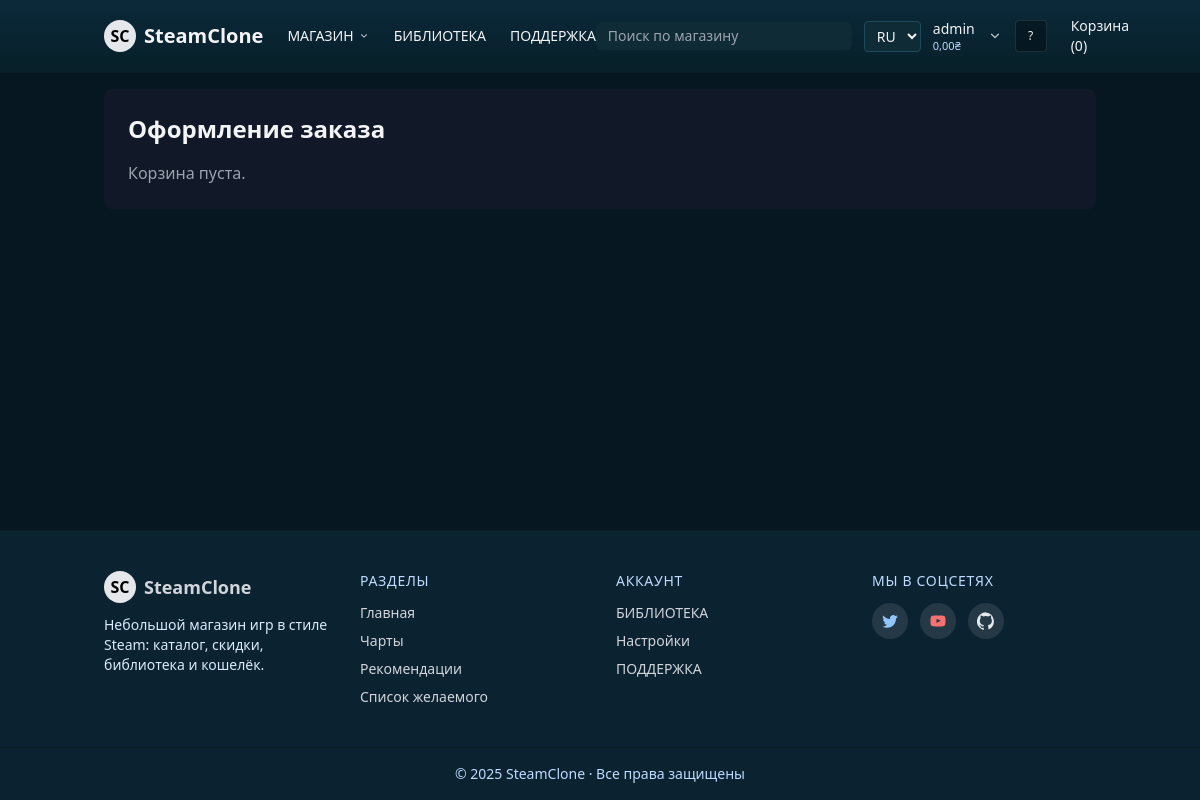
/checkout/ (signed in), run on an earlier commit of the app's database.
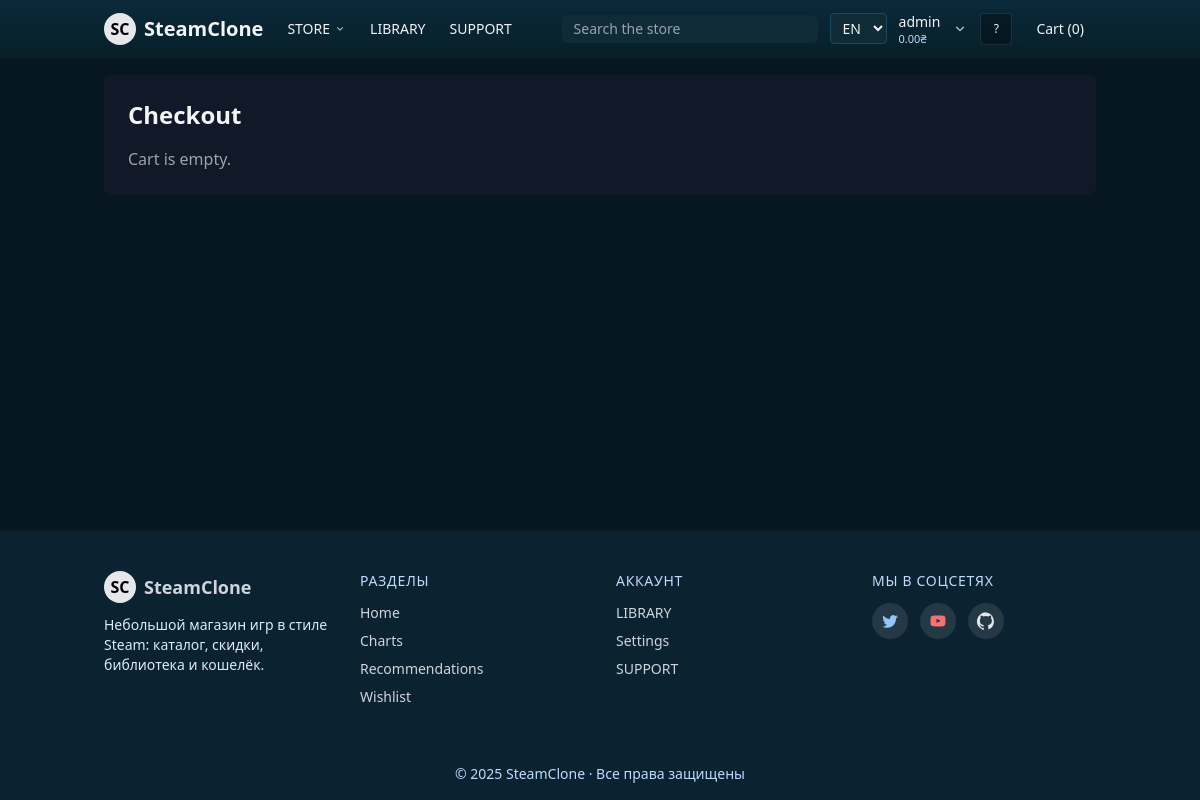
And on a later commit of the database.
### store/models.py (models this page shows, shortened)
class UserProfile(models.Model):
    LANG_CHOICES = [
        ('en', 'English'),
        ('uk', 'Українська'),
        ('ru', 'Русский'),
    ]
    user = models.OneToOneField(settings.AUTH_USER_MODEL, on_delete=models.CASCADE, related_name='profile')
    preferred_language = models.CharField(max_length=5, choices=LANG_CHOICES, default='en')
    preferred_currency = models.CharField(max_length=5, choices=Game.CURRENCY_CHOICES, default='USD')
    PRIVACY_CHOICES = [
        ('public', 'Публичный'),
        ('friends', 'Только друзья'),
        ('private', 'Только владелец'),
    ]
    privacy = models.CharField(max_length=10, choices=PRIVACY_CHOICES, default='public')
    COMMENT_PRIVACY_CHOICES = [
        ('public', 'Комментировать могут все'),
        ('friends', 'Только друзья'),
        ('nobody', 'Никто, кроме меня'),
    ]
    FRIEND_REQUEST_PRIVACY_CHOICES = [
        ('public', 'Все могут отправлять заявки'),
        ('friends', 'Только друзья друзей (упрощённо — как все)'),
        ('nobody', 'Никто'),
    ]
    comment_privacy = models.CharField(max_length=10, choices=COMMENT_PRIVACY_CHOICES, default='public')
    friend_request_privacy = models.CharField(max_length=10, choices=FRIEND_REQUEST_PRIVACY_CHOICES, default='public')
    wishlist = models.ManyToManyField(Game, blank=True, related_name='wishlisted_by')
    total_spent = models.DecimalField(max_digits=10, decimal_places=2, default=Decimal('0.00'))
    balance = models.DecimalField(max_digits=12, decimal_places=2, default=Decimal('0.00'))
    steam_id = models.CharField(max_length=32, blank=True, help_text="SteamID64, если пользователь вошёл через Steam")
    steam_persona = models.CharField(max_length=200, blank=True)
    steam_avatar = models.URLField(blank=True)
    avatar = models.ImageField(upload_to='profiles/avatars/', null=True, blank=True)
    bio = models.TextField(blank=True, help_text="Краткое описание / 'О себе'")
    last_username_change = models.DateTimeField(null=True, blank=True, help_text="Timestamp последней успешной смены имени пользователя")
    theme_color = models.CharField(max_length=20, blank=True, help_text="Цвет акцента профиля (#1b6b80 по умолчанию если пусто)")
    bg_appid = models.IntegerField(null=True, blank=True, help_text="AppID игры для фонового баннера профиля (используется header.jpg)")
    profile_bg = models.ImageField(upload_to='profiles/backgrounds/', null=True, blank=True)
    last_seen = models.DateTimeField(null=True, blank=True)
    notify_profile_comment = models.BooleanField(default=True, help_text="Внутренние уведомления о новых комментариях на моём профиле")
    notify_friend_request = models.BooleanField(default=True, help_text="Уведомления о входящих заявках в друзья")
    notify_friend_accept = models.BooleanField(default=True, help_text="Уведомления, когда мою заявку принимают")
    email_profile_comment = models.BooleanField(default=True, help_text="Присылать email о комментариях (если указан email)")
    email_friend_events = models.BooleanField(default=False, help_text="Email о запросах/подтверждениях дружбы")
    notify_price_drop = models.BooleanField(default=True, help_text="Уведомлять о снижении цены игр из списка желаемого")
    email_price_drop = models.BooleanField(default=False, help_text="Присылать email о снижении цены (если указан email)")
    friend_code = models.CharField(max_length=16, unique=True, blank=True, null=True, help_text="Публичный код для добавления в друзья (вводится на странице 'Мои друзья')")
    @staticmethod
    def generate_friend_code(length: int = 10) -> str:
        import secrets, string
        alphabet = ''.join([c for c in string.ascii_uppercase + string.digits if c not in {'O', '0', 'I', '1'}])
        return ''.join(secrets.choice(alphabet) for _ in range(length))
    def ensure_friend_code(self):
        if self.friend_code:
            return self.friend_code
        attempts = 0
        while attempts < 10:
            code = self.generate_friend_code()
            if not UserProfile.objects.filter(friend_code=code).exists():
                self.friend_code = code
                try:
                    self.save(update_fields=['friend_code'])
                except Exception:
                    attempts += 1
                    continue
                return code
            attempts += 1
    def save(self, *args, **kwargs):
        super().save(*args, **kwargs)
        if not self.friend_code:
            try:
                self.ensure_friend_code()
            except Exception:
                pass

### store/views.py (the view, shortened to what this page needs)
# urls.py: path('checkout/', CheckoutView.as_view(), name='checkout'),
class CheckoutView(LoginRequiredMixin, TemplateView):
    template_name = 'store/checkout.html'
    def get_context_data(self, **kwargs: Any) -> Dict[str, Any]:
        ctx = super().get_context_data(**kwargs)
        items = CartItem.objects.select_related('game').filter(user=self.request.user)
        subtotal = sum([(it.game.price or 0) * (it.quantity or 1) for it in items])
        preferred_currency = getattr(getattr(self.request.user, 'profile', None), 'preferred_currency', 'USD')
        first_item = items.first()
        currency = first_item.game.currency if first_item else preferred_currency
        try:
            converted = convert_amount(subtotal, currency, preferred_currency)
        except Exception:
            converted = subtotal
        ctx.update({
            'items': items,
            'subtotal': subtotal,
            'currency': currency,
            'preferred_currency': preferred_currency,
            'converted_subtotal': converted,
        })
        return ctx

### store/utils/currency.py (called while the page is built, shortened)
def convert_amount(amount: Decimal | float, from_currency: str, to_currency: str) -> Decimal:
    amount_dec = Decimal(str(amount))
    if from_currency == to_currency:
        return amount_dec.quantize(Decimal('0.01'), rounding=ROUND_HALF_UP)

### templates/store/checkout.html
{% extends 'base.html' %}
{% load static store_extras i18n %}
{% block content %}
<div class="grid grid-cols-12 gap-6">
  <div class="col-span-12">
    <div class="bg-gray-900 rounded-lg p-6 mb-6">
  <h1 class="text-2xl font-bold mb-4">{% trans 'Оформление заказа' %}</h1>
      {% if items %}
        <div class="space-y-3">
          {% for it in items %}
          <div class="bg-gray-800 rounded p-3 flex items-center gap-4">
            <div class="w-28 h-16 flex-shrink-0">
              {% with g=it.game %}
                {% with local_path="steam_imports/"|add:g.appid|add:"/header.jpg" %}
                  {% if g.cover_image %}
                    <img src="{{ g.cover_image.url }}" {% img_dims g.cover_image.url %} alt="{{ g.title }}" class="w-full h-full object-cover rounded">
                  {% elif local_path|file_exists %}
                    <img src="{{ MEDIA_URL }}steam_imports/{{ g.appid }}/header.jpg" {% img_dims MEDIA_URL|add:'steam_imports/'|add:g.appid|add:'/header.jpg' %} alt="{{ g.title }}" class="w-full h-full object-cover rounded">
                  {% elif g.appid %}
                    <img src="https://cdn.cloudflare.steamstatic.com/steam/apps/{{ g.appid }}/header.jpg" {% img_dims 'https://cdn.cloudflare.steamstatic.com/steam/apps/'|add:g.appid|add:'/header.jpg' %} alt="{{ g.title }}" class="w-full h-full object-cover rounded">
                  {% else %}
                    <div class="bg-gray-700 w-full h-full flex items-center justify-center rounded">{% trans 'Нет изображения' %}</div>
                  {% endif %}
                {% endwith %}
              {% endwith %}
            </div>
            <div class="flex-1">
              <div class="font-semibold">{{ it.game.title }}</div>
              <div class="text-sm text-gray-400">{% if it.game.price|floatformat:2 == '0.00' %}{% trans 'Бесплатно' %}{% else %}{{ it.game.price|floatformat:2 }} {{ it.game.currency }} × {{ it.quantity }}{% endif %}</div>
            </div>
          </div>
          {% endfor %}
        </div>
        <div class="mt-6 text-right text-lg font-semibold">
          {% if subtotal|floatformat:2 == '0.00' %}
            {% trans 'Итого:' %} {% trans 'Бесплатно' %}
          {% else %}
            {% trans 'Итого:' %} {{ subtotal|floatformat:2 }} {{ currency }}
          {% endif %}
          {% if preferred_currency and preferred_currency != currency %}
            <span class="text-gray-400 text-sm ml-2">≈ {{ converted_subtotal|floatformat:2 }} {{ preferred_currency }}</span>
          {% endif %}
        </div>
        <div class="mt-4 flex justify-end gap-3">
          <a href="{% url 'store:cart' %}" class="px-4 py-2 rounded bg-gray-700 hover:bg-gray-600">{% trans 'Вернуться в корзину' %}</a>
          <form method="post">
            {% csrf_token %}
            <button type="submit" class="px-4 py-2 rounded bg-green-600 hover:bg-green-700 text-white">{% trans 'Подтвердить покупку' %}</button>
          </form>
        </div>
      {% else %}
  <p class="text-gray-400">{% trans 'Корзина пуста.' %}</p>
      {% endif %}
    </div>
  </div>
</div>
{% endblock %}

### templates/base.html (shortened to what the changed rows need)
{% load static i18n %}
<!doctype html>
<html lang="{{ request.LANGUAGE_CODE|default:'en' }}">
<head>
    <script src="https://cdn.tailwindcss.com"></script>
</head>
<body class="bg-[#071722] text-gray-100 font-sans min-h-screen flex flex-col">
    <header class="steam-header sticky top-0 z-50 text-gray-100 border-b border-[#0a1e24] transition-shadow">
        <div class="container mx-auto flex items-center justify-between px-4 py-3">
            <div class="flex items-center gap-6">
                <nav class="hidden lg:flex items-center gap-6 text-sm">
                    <div class="relative" id="main-menu-wrap">
                        <a id="main-menu-trigger" href="{% url 'store:home' %}"
                           class="hover:underline flex items-center gap-1 select-none"
                           aria-haspopup="true" aria-expanded="false">
                            {% trans 'МАГАЗИН' %}
                            <svg class="w-3 h-3 opacity-80" viewBox="0 0 20 20" fill="currentColor" aria-hidden="true"><path d="M5.23 7.21a.75.75 0 011.06.02L10 10.94l3.71-3.71a.75.75 0 111.06 1.06l-4.24 4.24a.75.75 0 01-1.06 0L5.21 8.29a.75.75 0 01.02-1.08z"/></svg>
                        </a>
                    </div>
                    {% if user.is_authenticated %}
                    <a href="{% url 'store:library' %}" class="hover:underline">{% trans 'БИБЛИОТЕКА' %}</a>
                    {% endif %}
                    <a href="{% url 'store:support' %}" class="hover:underline">{% trans 'ПОДДЕРЖКА' %}</a>
                </nav>
            </div>
            <div class="flex items-center gap-3">
                <div class="hidden md:block relative" id="site-search-wrap">
                    <form action="{% url 'store:game_list' %}" method="get">
                    </form>
                </div>
                {% if user.is_authenticated %}
                                <div class="relative" id="lang-switch-wrap">
                                    <select id="lang-switch" class="text-sm bg-[#0f2b36] rounded px-2 py-1 border border-[#1c4a5b]">
                                        {% get_current_language as CURRENT_LANG %}
                                        {% get_available_languages as LANGS %}
                                        {% for code,name in LANGS %}
                                            <option value="{{ code }}" {% if code == CURRENT_LANG %}selected{% endif %}>{{ code|upper }}</option>
                                        {% endfor %}
                                    </select>
                                </div>
                <div class="relative flex items-center gap-2" id="account-menu-wrap">
                    <a href="{% url 'store:profile' user.username %}" class="leading-tight group select-none">
                        <div class="text-sm font-medium group-hover:underline">{{ user.username }}</div>
                        <div class="text-[11px] text-blue-200" title="{% trans 'Баланс кошелька' %}">
                            {% with cur=user.profile.preferred_currency bal=user.profile.balance %}
                                {{ bal|floatformat:2 }}{% if cur == 'UAH' %}₴{% else %} {{ cur }}{% endif %}
                            {% endwith %}
                        </div>
                    </a>
                    <button id="account-menu-trigger" type="button" class="p-1 rounded hover:bg-[#0e3b4a]" aria-haspopup="true" aria-expanded="false" title="{% trans 'Меню аккаунта' %}">
                        <svg class="w-4 h-4 opacity-80" viewBox="0 0 20 20" fill="currentColor" aria-hidden="true"><path d="M5.23 7.21a.75.75 0 011.06.02L10 10.94l3.71-3.71a.75.75 0 111.06 1.06l-4.24 4.24a.75.75 0 01-1.06 0L5.21 8.29a.75.75 0 01.02-1.08z"/></svg>
                    </button>
                    <a href="{% url 'store:profile' user.username %}" class="block" title="{% trans 'Профиль' %}">
                        {% if user.profile.avatar %}
                        <img src="{{ user.profile.avatar.url }}" alt="avatar" class="w-8 h-8 rounded border border-white/20 object-cover" width="32" height="32" loading="lazy">
                        {% elif user.profile.steam_avatar %}
                        <img src="{{ user.profile.steam_avatar }}" alt="avatar" class="w-8 h-8 rounded border border-white/20 object-cover" width="32" height="32" loading="lazy">
                        {% else %}
                        <div class="w-8 h-8 rounded bg-black/30 border border-white/10 flex items-center justify-center text-xs">?</div>
                        {% endif %}
                    </a>
                </div>
                {% endif %}
                <a href="{% url 'store:cart' %}" class="text-sm px-3 py-1 hover:bg-[#0e3b4a] rounded">{% trans 'Корзина' %}{% if user.is_authenticated %} (<span id="cart-count">{{ user.cart_items.count }}</span>){% endif %}</a>
            </div>
        </div>
    </header>
    <main class="container mx-auto p-4 flex-1">
        {% block content %}{% endblock %}
    </main>
    <footer class="mt-10 bg-[#0b2230] border-t border-[#0a1e24] text-gray-300">
        <div class="container mx-auto px-4 py-10 grid grid-cols-1 sm:grid-cols-2 lg:grid-cols-4 gap-8">
            <div>
                <ul class="space-y-2 text-sm">
                    <li><a class="hover:text-white" href="{% url 'store:home' %}">{% trans 'Главная' %}</a></li>
                    <li><a class="hover:text-white" href="{% url 'store:charts' %}">{% trans 'Чарты' %}</a></li>
                    <li><a class="hover:text-white" href="{% url 'store:recommendations' %}">{% trans 'Рекомендации' %}</a></li>
                    <li><a class="hover:text-white" href="{% url 'store:wishlist' %}">{% trans 'Список желаемого' %}</a></li>
                </ul>
            </div>
            <div>
                <ul class="space-y-2 text-sm">
                    {% if user.is_authenticated %}
                        <li><a class="hover:text-white" href="{% url 'store:library' %}">{% trans 'БИБЛИОТЕКА' %}</a></li>
                        <li><a class="hover:text-white" href="{% url 'store:settings_default' %}">{% trans 'Настройки' %}</a></li>
                        <li><a class="hover:text-white" href="{% url 'store:support' %}">{% trans 'ПОДДЕРЖКА' %}</a></li>
                    {% else %}
                        <li><a class="hover:text-white" href="{% url 'login' %}">{% trans 'Войти' %}</a></li>
                        <li><a class="hover:text-white" href="{% url 'store:support' %}">{% trans 'ПОДДЕРЖКА' %}</a></li>
                    {% endif %}
                </ul>
            </div>
        </div>
    </footer>
</body>
</html>

What changed in the data, as far as the page shows it:
changed UserProfile: balance "0,00" → "0.00"
Also different on the page:
form field value: "RU" → "EN"
text no longer shown: "МАГАЗИН БИБЛИОТЕКА ПОДДЕРЖКА Корзина Оформление заказа Корзина пуста. Главная Чарты Рекомендации Список желаемого БИБЛИОТЕКА Настройки ПОДДЕРЖКА"
text now shown: "STORE LIBRARY SUPPORT Cart Checkout Cart is empty. Home Charts Recommendations Wishlist LIBRARY Settings SUPPORT"
